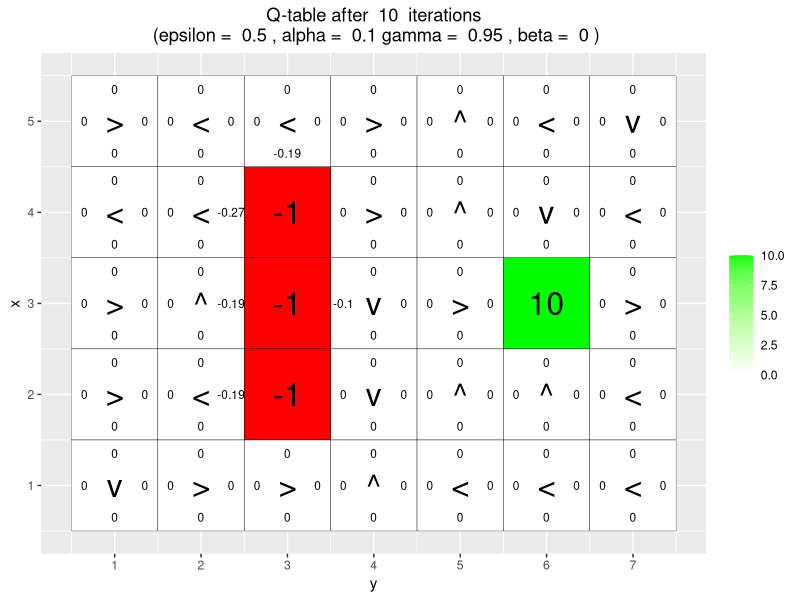
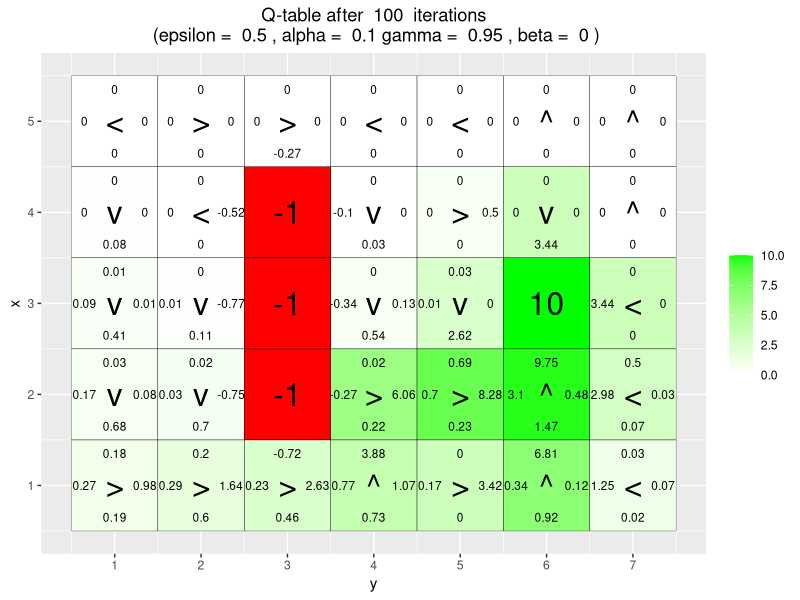
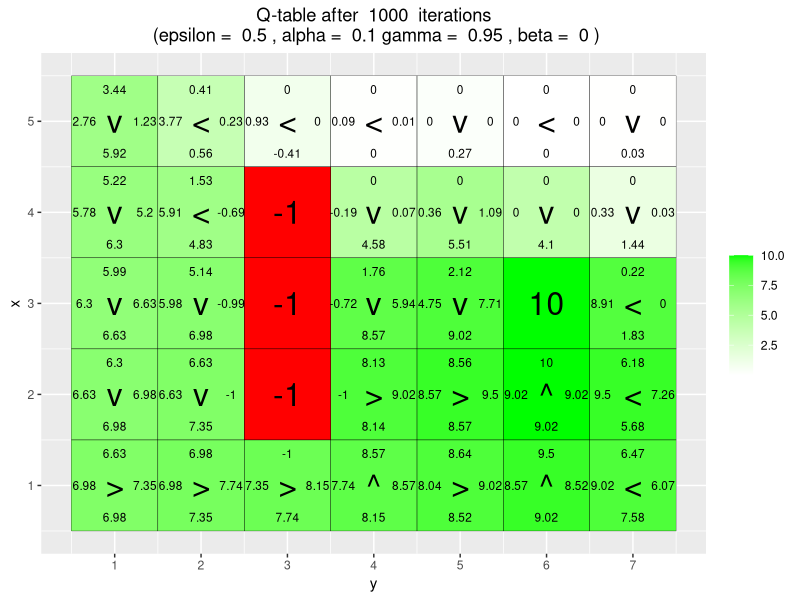
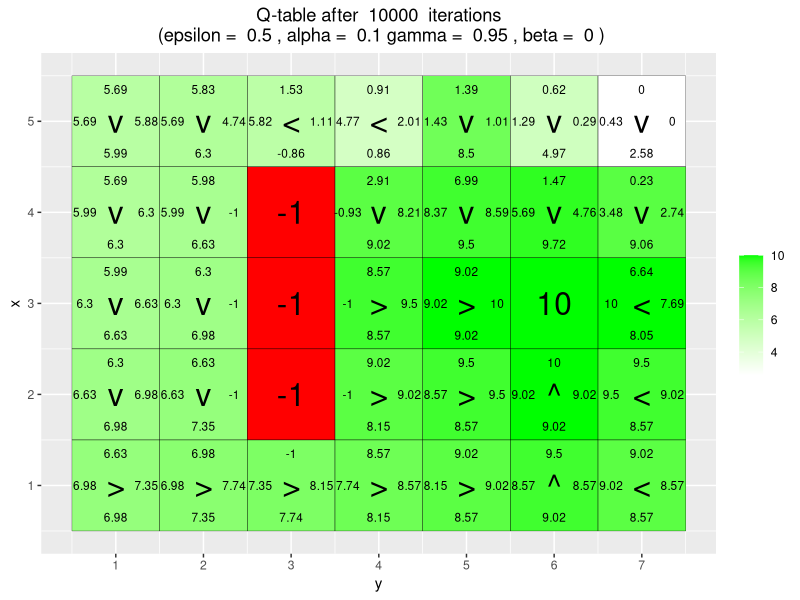
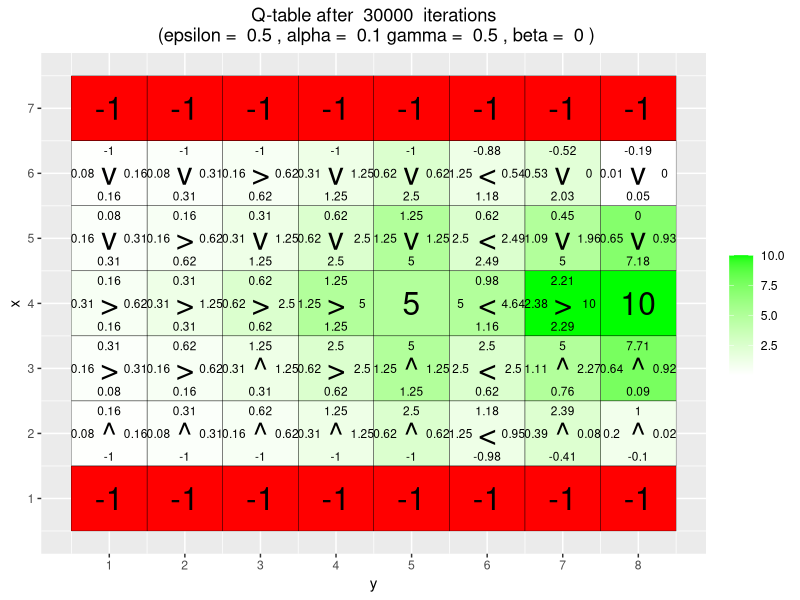
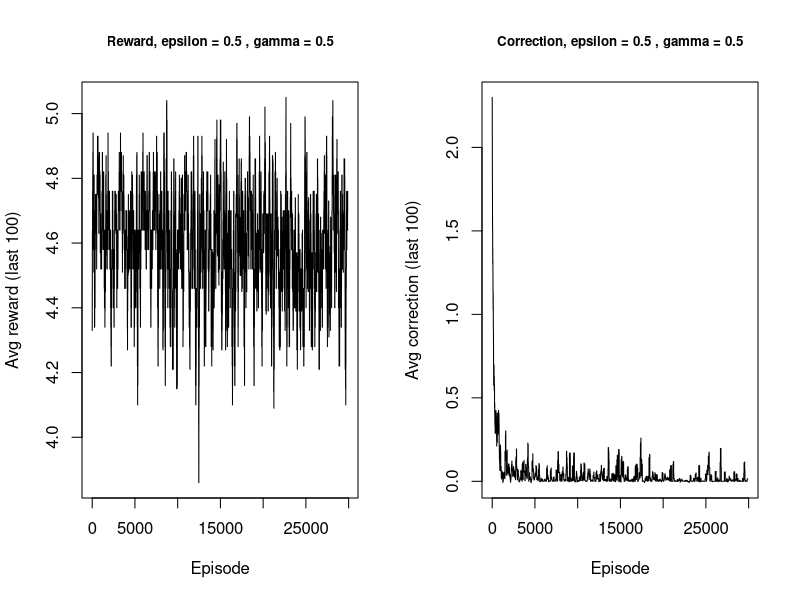
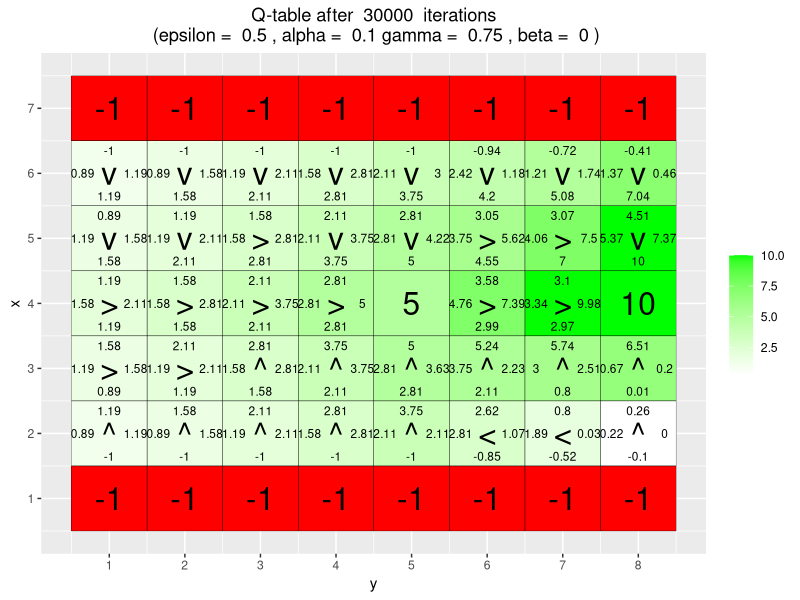
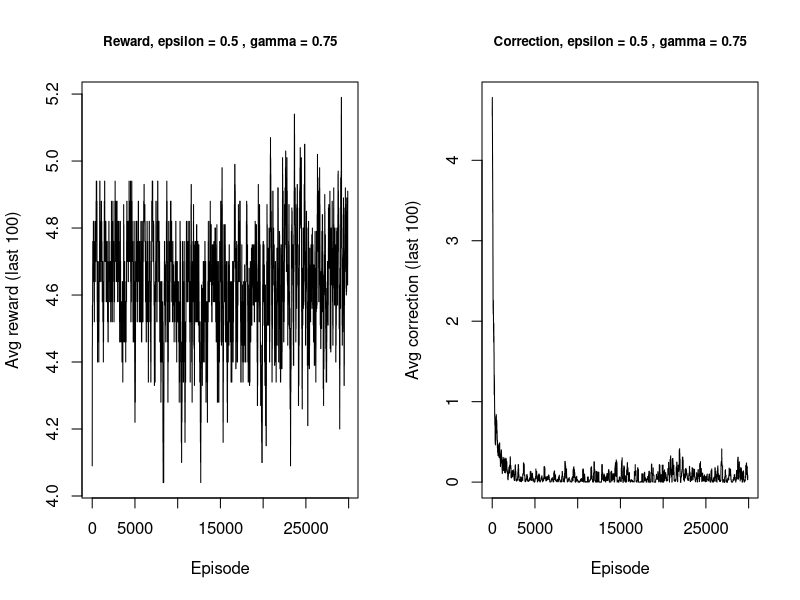

Here is the R script that generated these plots, in order: (Note: this script raises an error after producing the figures.)
## ---- chunk 1
knitr::opts_chunk$set(echo = FALSE, message = FALSE, warning = FALSE,
                      fig.width = 7, fig.height = 4.5, fig.align = "center")
## ---- chunk 2
set.seed(12345)
library(ggplot2)

arrows <- c("^", ">", "v", "<")
action_deltas <- list(c(1,0), # up
                      c(0,1), # right
                      c(-1,0), # down
                      c(0,-1)) # left

vis_environment <- function(iterations=0, epsilon = 0.5, alpha = 0.1, gamma = 0.95, beta = 0){
  df <- expand.grid(x=1:H,y=1:W)
  foo <- mapply(function(x,y) ifelse(reward_map[x,y] == 0,q_table[x,y,1],NA),df$x,df$y)
  df$val1 <- as.vector(round(foo, 2))
  foo <- mapply(function(x,y) ifelse(reward_map[x,y] == 0,q_table[x,y,2],NA),df$x,df$y)
  df$val2 <- as.vector(round(foo, 2))
  foo <- mapply(function(x,y) ifelse(reward_map[x,y] == 0,q_table[x,y,3],NA),df$x,df$y)
  df$val3 <- as.vector(round(foo, 2))
  foo <- mapply(function(x,y) ifelse(reward_map[x,y] == 0,q_table[x,y,4],NA),df$x,df$y)
  df$val4 <- as.vector(round(foo, 2))
  foo <- mapply(function(x,y)
    ifelse(reward_map[x,y] == 0,arrows[GreedyPolicy(x,y)],reward_map[x,y]),df$x,df$y)
  df$val5 <- as.vector(foo)
  foo <- mapply(function(x,y) ifelse(reward_map[x,y] == 0,max(q_table[x,y,]),
                                     ifelse(reward_map[x,y]<0,NA,reward_map[x,y])),df$x,df$y)
  df$val6 <- as.vector(foo)

  print(ggplot(df,aes(x = y,y = x)) +
          scale_fill_gradient(low = "white", high = "green", na.value = "red", name = "") +
          geom_tile(aes(fill=val6)) +
          geom_text(aes(label = val1),size = 3,nudge_y = .35,na.rm = TRUE) +
          geom_text(aes(label = val2),size = 3,nudge_x = .35,na.rm = TRUE) +
          geom_text(aes(label = val3),size = 3,nudge_y = -.35,na.rm = TRUE) +
          geom_text(aes(label = val4),size = 3,nudge_x = -.35,na.rm = TRUE) +
          geom_text(aes(label = val5),size = 8) +
          geom_tile(fill = 'transparent', colour = 'black') +
          ggtitle(paste("Q-table after ",iterations," iterations\n",
                        "(epsilon = ",epsilon,", alpha = ",alpha,"gamma = ",gamma,", beta = ",beta,")")) +
          theme(plot.title = element_text(hjust = 0.5)) +
          scale_x_continuous(breaks = c(1:W),labels = c(1:W)) +
          scale_y_continuous(breaks = c(1:H),labels = c(1:H)))
}

GreedyPolicy <- function(x, y){
  # Break ties at random among the actions with maximal Q-value.
  q <- q_table[x,y,]
  best <- which(q == max(q))
  return(best[sample(length(best), 1)])
}

EpsilonGreedyPolicy <- function(x, y, epsilon){
  if(runif(1) < epsilon){
    return(sample(1:4,1))
  } else{
    return(GreedyPolicy(x,y))
  }
}

transition_model <- function(x, y, action, beta){
  delta <- sample(-1:1, size = 1, prob = c(0.5*beta,1-beta,0.5*beta))
  final_action <- ((action + delta + 3) %% 4) + 1
  foo <- c(x,y) + unlist(action_deltas[final_action])
  foo <- pmax(c(1,1),pmin(foo,c(H,W)))
  return (foo)
}

q_learning <- function(start_state, epsilon = 0.5, alpha = 0.1, gamma = 0.95,
                       beta = 0){
  current_state <- start_state
  episode_correction <- 0

  repeat{
    # Follow policy, execute action, get reward.
    next_action <- EpsilonGreedyPolicy(current_state[1], current_state[2], epsilon)
    next_state <- transition_model(current_state[1], current_state[2], next_action, beta)
    q_old <- q_table[current_state[1], current_state[2], next_action]
    reward <- reward_map[next_state[1], next_state[2]]

    # Q-table update.
    target <- reward + gamma * max(q_table[next_state[1], next_state[2],])
    q_table[current_state[1], current_state[2], next_action] <<- q_old + alpha * (target - q_old)
    episode_correction <- episode_correction + (target - q_old)

    current_state <- next_state

    if(reward!=0)
      # End episode.
      return (c(reward,episode_correction))
  }
}

MovingAverage <- function(x, n){
  cx <- c(0,cumsum(x))
  rsum <- (cx[(n+1):length(cx)] - cx[1:(length(cx) - n)]) / n
  return (rsum)
}
## ---- chunk 3
H <- 5
W <- 7

reward_map <- matrix(0, nrow = H, ncol = W)
reward_map[3,6] <- 10
reward_map[2:4,3] <- -1

q_table <- array(0,dim = c(H,W,4))

for(i in 1:10000){
  foo <- q_learning(start_state = c(3,1))
  if(any(i==c(10,100,1000,10000)))
    vis_environment(i)
}
## ---- chunk 4
H <- 7
W <- 8

reward_map <- matrix(0, nrow = H, ncol = W)
reward_map[1,] <- -1
reward_map[7,] <- -1
reward_map[4,5] <- 5
reward_map[4,8] <- 10

for(eps in c(0.5, 0.1)){
  for(j in c(0.5,0.75,0.95)){
    q_table <- array(0,dim = c(H,W,4))
    reward <- numeric(30000)
    correction <- numeric(30000)

    for(i in 1:30000){
      foo <- q_learning(epsilon = eps, gamma = j, start_state = c(4,1))
      reward[i] <- foo[1]
      correction[i] <- foo[2]
    }

    setting <- paste("epsilon =", eps, ", gamma =", j)
    vis_environment(i, epsilon = eps, gamma = j)

    par(mfrow = c(1,2))
    plot(MovingAverage(reward,100), type = "l", main = paste("Reward,", setting),
         xlab = "Episode", ylab = "Avg reward (last 100)", cex.main = 0.8)
    plot(MovingAverage(correction,100), type = "l", main = paste("Correction,", setting),
         xlab = "Episode", ylab = "Avg correction (last 100)", cex.main = 0.8)
    par(mfrow = c(1,1))
  }
}
## ---- chunk 5
H <- 3
W <- 6

reward_map <- matrix(0, nrow = H, ncol = W)
reward_map[1,2:5] <- -1
reward_map[1,6] <- 10

for(j in c(0,0.2,0.4,0.66)){
  q_table <- array(0,dim = c(H,W,4))
  for(i in 1:10000)
    foo <- q_learning(gamma = 0.6, beta = j, start_state = c(1,1))
  vis_environment(i, gamma = 0.6, beta = j)
}
## ---- chunk 6
knitr::include_graphics("envD_validation.png")
## ---- chunk 7
knitr::include_graphics("envE_validation.png")
